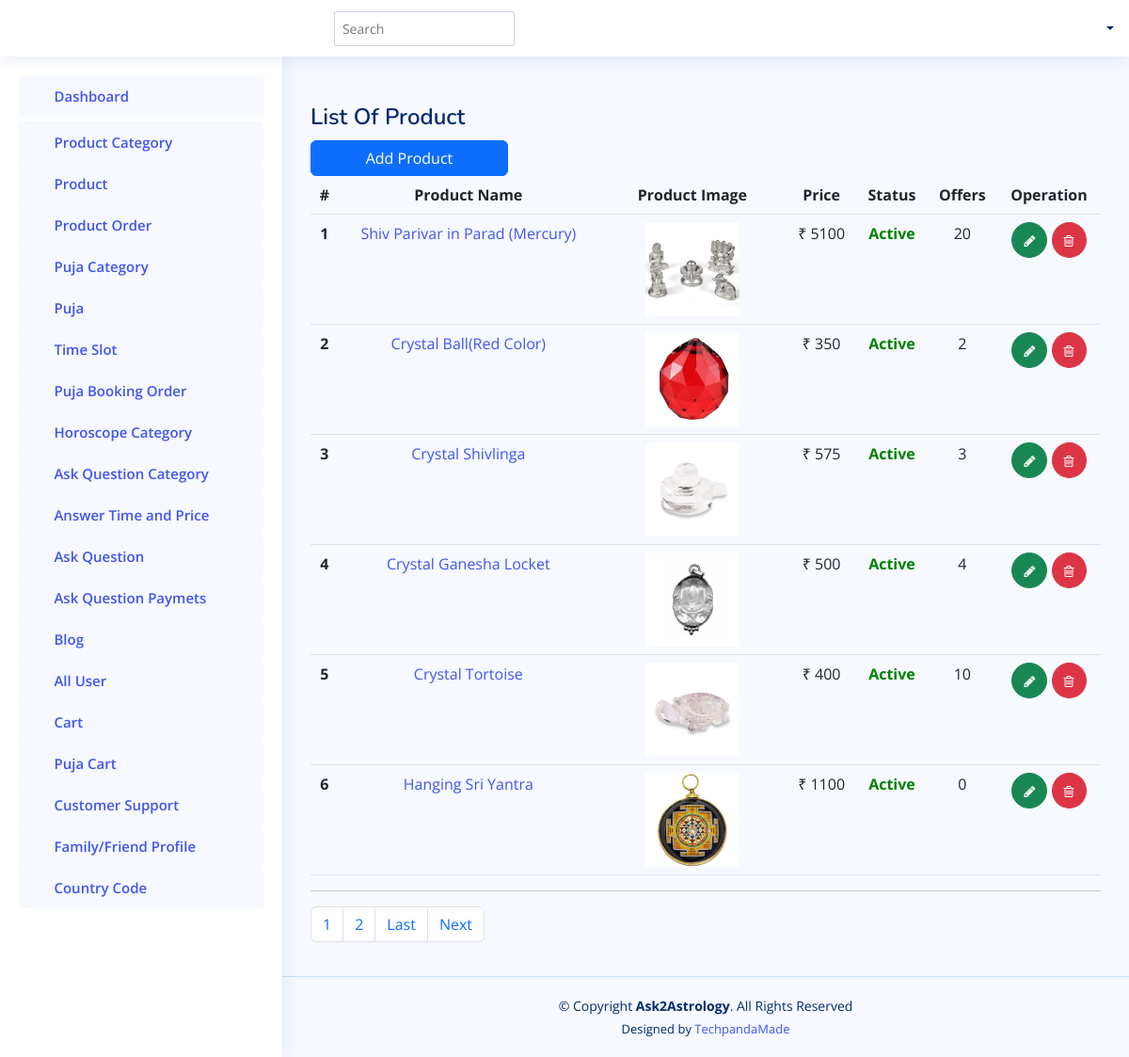
Page /admin-panel/getproducts/ on the committed database.
### adminapp/models.py (models this page shows, shortened)
class Products(models.Model):
    prodname = models.CharField(max_length=200, null=True)
    prodpicture = models.ImageField(upload_to=filepath2, blank=True, null=True)
    discription = models.CharField(max_length=500, null=True)
    price = models.CharField(max_length=200, null=True)
    quantity = models.CharField(max_length=200, null=True)
    category = models.ForeignKey(CategoryOfProduct, on_delete=models.CASCADE)
    offers = models.CharField(max_length=200, default=0)
    offerprice = models.CharField(max_length=200, default=0)
    active_status = models.BooleanField(default=True)

### adminapp/views.py (the view, shortened to what this page needs)
# urls.py: path('getproducts/',views.GetAllProducts),
def GetAllProducts(request):
    prod = Products.objects.all().order_by('-id')
    paginator = Paginator(prod, 6)
    page_number = request.GET.get('page')
    all_lead = paginator.get_page(page_number)
    totalpage = all_lead.paginator.num_pages
    context = {
        'all_lead':all_lead,
        'lastpage':totalpage,
        'totalPagelist':[n+1 for n in range(totalpage)],
        'product':prod
    }
    return render(request, "admintemp/getproductlist.html", context)

### templates/admintemp/getproductlist.html (shortened to what this page needs)
{% extends 'admintemp/index.html' %}
{% load static %}
{% block content %}
{% block content2 %}
<div class="search-bar">
  <form class="search-form d-flex align-items-center" method="get">
    <input type="search"  name="q" placeholder="Search" title="Enter search keyword">
    <button type="submit" title="Search"><i class="bi bi-search"></i></button>
  </form>
</div>
{% endblock content2 %}
  <main id="main" class="main">
<div class="pagetitle">
      <h1>List Of Product</h1>
    </div>
    <section class="section">
      <div class="row">
        <div class="col-lg-12">
          <div class="">
            <div class="" >
              <a href="/admin-panel/addproducts/"><button type="submit" class="btn btn-primary col-md-3">Add Product</button></a>
              <table class="table">
                <thead>
                  <tr  style="text-align:center;">
                    <th scope="col">#</th>
                    <th scope="col">Product Name</th>
                    <th scope="col">Product Image</th>
                    <th scope="col">Price</th>
                    <th scope="col">Status</th>
                    <th scope="col">Offers</th>
                    <th scope="col">Operation</th>
                  </tr>
                </thead>
                <tbody>
                  {% for ky in all_lead %}
                  <tr style="text-align:center;">
                    <th scope="row">{{forloop.counter}}</th>
                    <td><a href="{% url 'view_proddetail' id=ky.id %}">{{ ky.prodname }}</a></td>
                    <td width="200px"><img src="/media/{{ ky.prodpicture }}" alt="dewf" width="100px"></td>
                    <td>₹ {{ ky.price }}</td>
                    <td>
                        {% if ky.active_status == True %}
                        <span style="color:green;font-weight:bold;">Active</a>
                        {% elif ky.active_status == False %}
                        <span style="color:red;font-weight:bold;">Inactive</a>
                        {% endif %}
                        </td>
                    <td>{{ ky.offers }}</td>
                    <td style="text-align: center;">
                      <a class="btn btn-success" style="border-radius:50%;" href="{% url 'update_pati' id=ky.id %}"> <i class="fa fa-pencil" style="font-size: 14px;"> </i> </a>
                      <label for="confirmation-checkbox"><span class="btn btn-danger" style="border-radius:50%;" ><i class="fa fa-trash-o" style="font-size: 14px;"></i></span></label>
                    </td>
                    </tr>
                  {% endfor %}
                </tbody>
              </table>
            </div>
          </div>
                   <hr>
                        <nav aria-label="Page navigation example">
                            <ul class="pagination">
                            {% for n in totalPagelist %}
                              <li class="page-item">
                                <a class="page-link" href="/admin-panel/getproducts/?page={{n}}">{{n}}</a>
                            </li>
                            {% endfor %}
                            {% if all_lead.has_next %}
                            <li class="page-item">
                                <a class="page-link" href="/admin-panel/getproducts/?page={{ lastpage }}">Last</a>
                            </li>
                              <li class="page-item">
                                <a class="page-link" href="/admin-panel/getproducts/?page={{ all_lead.next_page_number }}">Next</a>
                            </li>
                            {% endif %}
                            </ul>
                          </nav>
      </div>
    </section>
  </main>
  {% endblock content %}

### static/assets2/css/style.css (style rules this page uses)
:root { scroll-behavior: smooth; }
body { font-family: "Open Sans", sans-serif; background: #f6f9ff; color: #444444; }
a { color: #4154f1; text-decoration: none; }
h1, h2, h3, h4, h5, h6 { font-family: "Nunito", sans-serif; }
#main { margin-top: 60px; padding: 20px 30px; transition: all 0.3s; }
.pagetitle { margin-bottom: 10px; }
.pagetitle h1 { font-size: 24px; margin-bottom: 0; font-weight: 600; color: #012970; }
.header .search-bar { min-width: 360px; padding: 0 20px; }
.header .search-form { width: 100%; }
.header .search-form input { border: 0; font-size: 14px; color: #012970; border: 1px solid rgba(1, 41, 112, 0.2); padding: 7px 38px 7px 8px; border-radius: 3px; transition: 0.3s; width: 60%; }
.header .search-form button { border: 0; padding: 0; margin-left: -30px; background: none; }
.header .search-form button i { color: #012970; }
@media (min-width: 1200px) { #main, #footer { margin-left: 300px; } }

### rows in the picture
Products: prodname "Shiv Parivar in Parad (Mercury)", prodpicture (picture), price "5100", active_status "Active", offers "20"
Products: prodname "Crystal Ball(Red Color)", prodpicture (picture), price "350", active_status "Active", offers "2"
Products: prodname "Crystal Shivlinga", prodpicture (picture), price "575", active_status "Active", offers "3"
Products: prodname "Crystal Ganesha Locket", prodpicture (picture), price "500", active_status "Active", offers "4"
Products: prodname "Crystal Tortoise", prodpicture (picture), price "400", active_status "Active", offers "10"
Products: prodname "Hanging Sri Yantra", prodpicture (picture), price "1100", active_status "Active", offers "0"

### other values in the picture
{{ n }} "1" "2"
